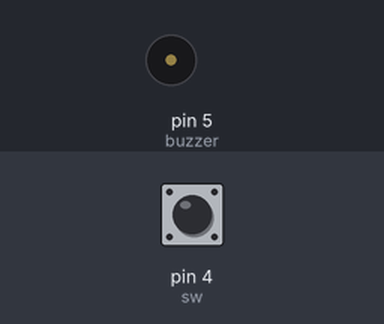
A sketch run on a simulated Arduino Uno, built with avr-gcc and run on an emulated ATmega328P. Parts: buzzer (waves = sounding). The inputs (shaded band) are chosen by the test bench; at power-on: pin 4 (sw) HIGH.

Above: at 1.2 s.
1.3 s: pin 4 (sw) pulled LOW for 0.15 s
At 1.5 s:
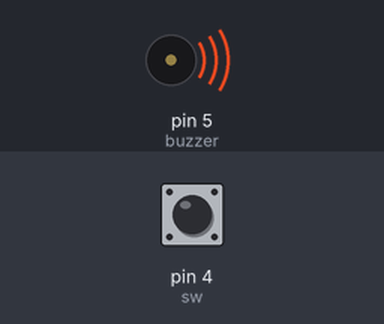
4.3 s: pin 4 (sw) pulled LOW for 3.2 s
9.0 s: pin 4 (sw) pulled LOW for 1 s
Timing chart, 0 to 14.7 s (numbered marks = the images above; inputs shaded):
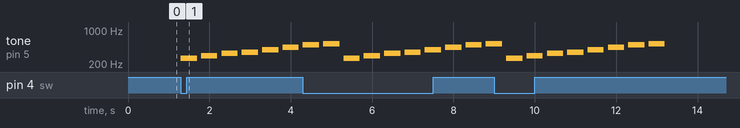

The sketch:

buzzer.ino
```cpp
int buzzer = 5;
int sw = 4;

int melody[] = {262, 294, 330, 349, 392, 440, 494, 523};


void setup() {
  // put your setup code here, to run once:
  pinMode(buzzer, OUTPUT);
  pinMode(sw, INPUT_PULLUP);
}

void loop() {
  // put your main code here, to run repeatedly:

  if(digitalRead(sw)==0) {
    for(int a =0; a<8; a++) {
      tone(buzzer, melody[a], 400);
      delay(500);
    }
  }
  else {
    noTone(5);
  }
}
```

Measured:
- after the input at 1.3 s, tone on pin 5 (buzzer): plays 262 Hz for 0.40 s, 294 Hz for 0.40 s, 330 Hz for 0.40 s, 349 Hz for 0.40 s, 392 Hz for 0.40 s, 440 Hz for 0.40 s, starting at once
